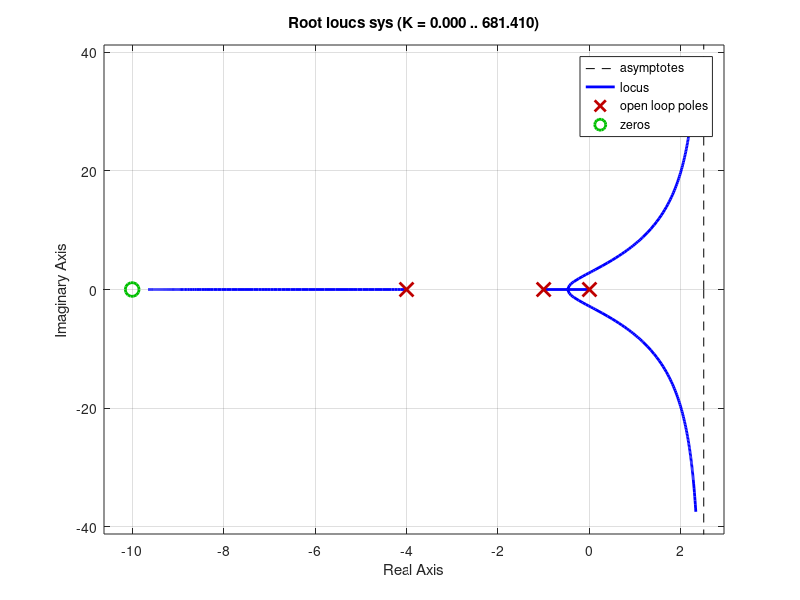

Source code (MATLAB):
% ejercicio discusion
K = 0.13;
Kh = 0.10;
num = 20*K;
den = [1,5,20*K*Kh+4,20*K];
T = tf(num,den)
step(T)


% Lugar de las raices
numa=[20*Kh,20]
dena=[1,5,4,0]
sys= tf(numa,dena)
rlocus(sys)